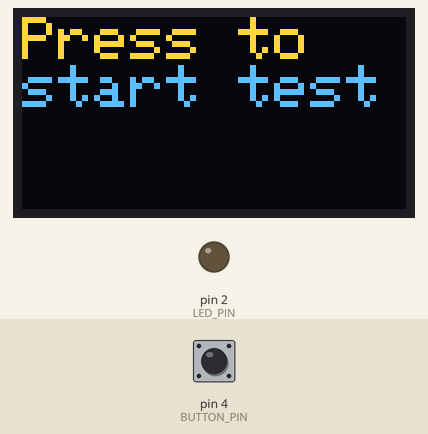
Simulated run of this sketch. Board: Arduino Uno, built with avr-gcc and run on an emulated ATmega328P. Parts: 128×64 one-colour display, output pins drawn as LEDs (lit = HIGH). The inputs (shaded band) are chosen by the test bench; at power-on: pin 4 (BUTTON_PIN) LOW. The OLED is the two-colour kind (top 16 rows yellow); random numbers use the default seed unless the sketch sets one.

Above: at 3.2 s.
3.3 s: pin 4 (BUTTON_PIN) pulled HIGH for 0.15 s
At 4.2 s:
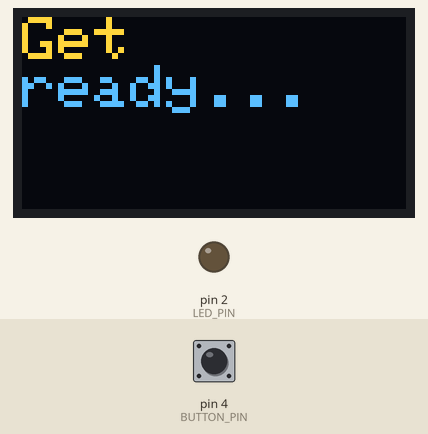
6.4 s: pin 4 (BUTTON_PIN) pulled HIGH for 1 s
At 7.0 s:
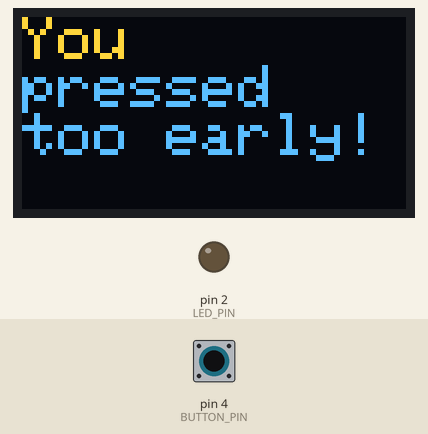
10.4 s: pin 4 (BUTTON_PIN) pulled HIGH for 3.2 s
At 11.7 s:
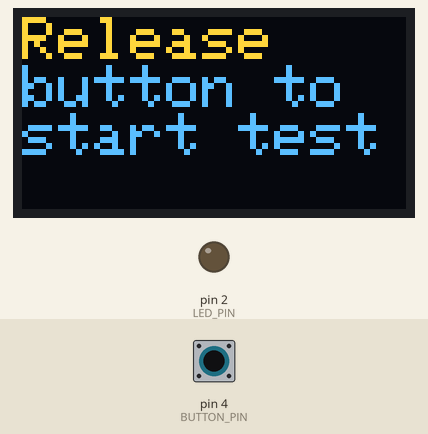
20.2 s: pin 4 (BUTTON_PIN) pulled HIGH for 0.15 s
At 21.1 s:
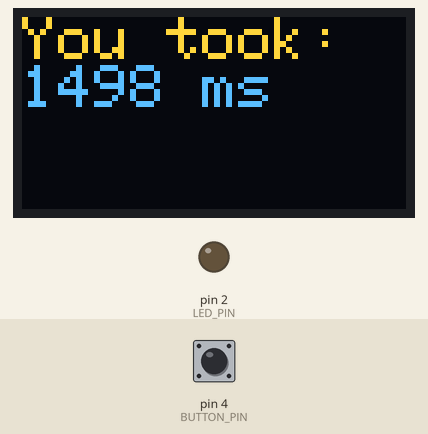
Timing chart, 0 to 23.2 s (numbered marks = the images above; inputs shaded):
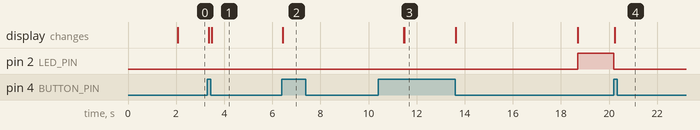

Measured:
- after the input at 3.3 s, the display: first changes after 0.06 s (image 1 shows a later state)
- after the input at 10.4 s, pin 2 (LED_PIN): LOW → HIGH after 8.3 s
- after the input at 20.2 s, pin 2 (LED_PIN): HIGH → LOW at once; the display: changes at once (image 4)

The sketch:

ReactionTimeMeter.ino
```cpp
//setup constants and global values
#include <SPI.h>
#include <Wire.h>
#include <Adafruit_GFX.h>
#include <Adafruit_SSD1306.h>

#define SCREEN_WIDTH 128 // display width
#define SCREEN_HEIGHT 64 // display height
#include <Wire.h>
#include <Adafruit_GFX.h>
#include <Adafruit_SSD1306.h>


#define OLED_RESET     -1
#define SCREEN_ADDRESS 0x3C
Adafruit_SSD1306 display(SCREEN_WIDTH, SCREEN_HEIGHT, &Wire, OLED_RESET);


const int LED_PIN = 2;
const int BUTTON_PIN = 4;
int buttonState;
int waitTime;
int reactionTime;
long startTime;
long endTime;

void setup() {

  //set up console for error message
  Serial.begin(9600);

  // SSD1306_SWITCHCAPVCC = generate display voltage from 3.3V internally
  if(!display.begin(SSD1306_SWITCHCAPVCC, SCREEN_ADDRESS)) {
    Serial.println(F("SSD1306 allocation failed"));
    for(;;); // Don't proceed, loop forever
  }
  delay(2000);
  display.clearDisplay();
  display.setTextSize(2);         //set text size
  display.setTextColor(SSD1306_WHITE);        // Draw white text
  display.setCursor(0,0);             // Start at top-left corner

  //set up led and button
  pinMode(BUTTON_PIN, INPUT);
  pinMode(LED_PIN, OUTPUT);
}

void loop() {


  int cheat = 0;//checks if a player cheated or not
  //print start screen until initiated
  display.clearDisplay();
  display.setCursor(0,0);             // Start at top-left corner
  display.print(F("Press to\nstart test"));
  display.display();
  reactionTime = 0;
  buttonState = LOW;
  buttonState = digitalRead(BUTTON_PIN);
  if(buttonState == HIGH){
    display.clearDisplay();
    display.setCursor(0,0);             // Start at top-left corner
    display.print(F("Release\nbutton to start test"));
    display.display();
    while(digitalRead(BUTTON_PIN) == HIGH){
      delay(1);
    }
    //print ready message
    display.clearDisplay();
    display.setCursor(0,0);             // Start at top-left corner
    display.print(F("Get\nready..."));
    display.display();
    //generate LED wait time
    randomSeed(millis());
    waitTime = random(3, 8);
    for(int i = 0; i < waitTime*1000; i++){
      if (digitalRead(BUTTON_PIN) == HIGH){
        cheat=1;
        break;
      }
      delay(1);
    }
    if(cheat == 1){
      //display reaction time
      endTime = millis();
      digitalWrite(LED_PIN, LOW);
      display.clearDisplay();
      display.setCursor(0,0);
      display.print("You\npressed\ntoo early!");
      display.display();
    }else{
      //indicate to the user that they can press the button now
      display.clearDisplay();
      display.setCursor(0,0);             // Start at top-left corner
      display.print(F("Go!"));
      display.display();
      digitalWrite(LED_PIN, HIGH);
      startTime = millis();
      buttonState = LOW;
      //wait until user presses button
      while(buttonState == LOW){
        buttonState = digitalRead(BUTTON_PIN);
      }
      //display reaction time
      endTime = millis();
      digitalWrite(LED_PIN, LOW);
      display.clearDisplay();
      display.setCursor(0,0);
      display.print("You took:\n");
      display.print(endTime-startTime);
      display.print(F(" ms"));
      display.display();
    }
    delay(5000);


  }


}
```
